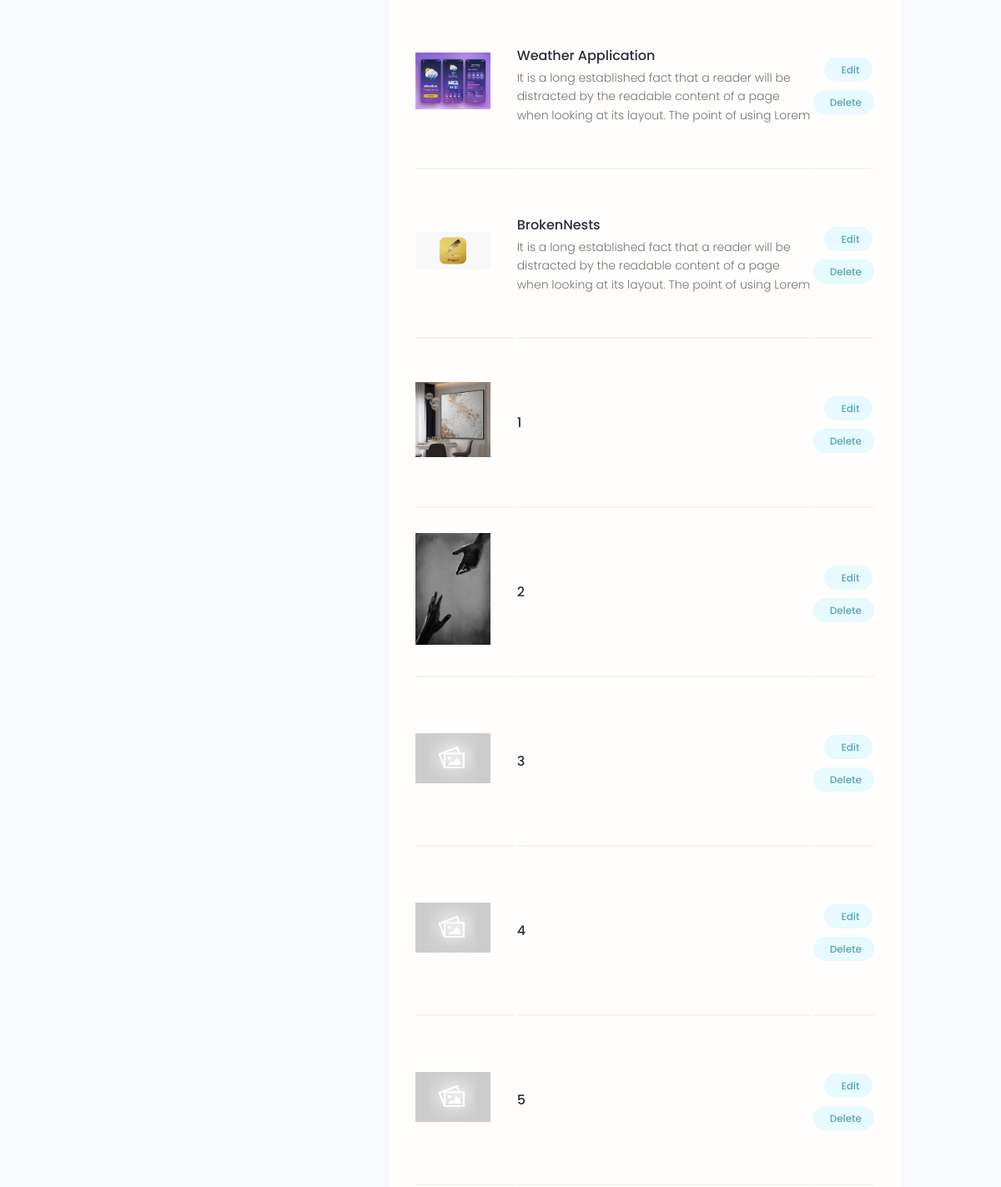
Page /account/ (signed in, middle part) on the earlier database version.
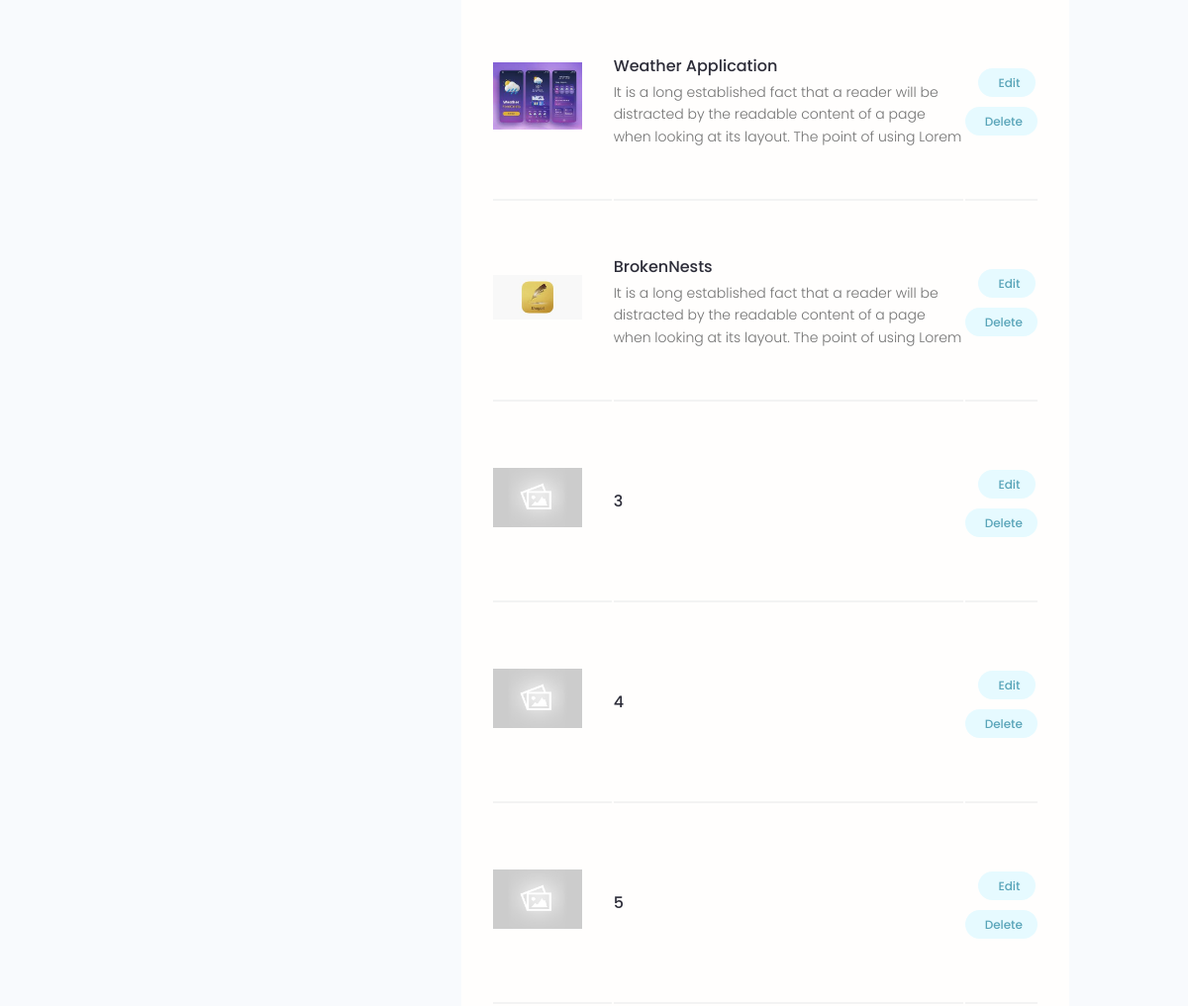
Same page on the later database version.
### projects/models.py (models this page shows, shortened)
class Project(models.Model):
    owner = models.ForeignKey(Profile, null=True, blank=True, on_delete=models.SET_NULL)
    title = models.CharField(max_length=200)
    description = models.TextField(null=True, blank=True)
    featured_image = models.ImageField(null=True, blank=True, default="default.jpg")
    demo_link = models.CharField(max_length=2000, null=True, blank=True)
    source_link = models.CharField(max_length=2000, null=True, blank=True)
    created = models.DateTimeField(auto_now_add=True)
    id = models.UUIDField(default=uuid.uuid4, unique=True, primary_key=True, editable=False)
    tags = models.ManyToManyField('Tag', blank=True)
    vote_total = models.IntegerField(default=0, null=True, blank=True)
    vote_ratio = models.IntegerField(default=0, null=True, blank=True)
    class Meta:
        ordering = ['created']

### users/views.py (the view)
# urls.py: path('account/', userAccount, name = 'account'),
@login_required(login_url='login')
def userAccount(request):
    profile = request.user.profile
    skills = profile.skill_set.all()
    projects = profile.project_set.all()
    context = {'profile':profile, 'skills':skills, 'projects':projects}
    return render(request, 'users/account.html', context)

### users/templates/users/account.html (shortened to what this page needs)
{% extends 'main.html' %}
{% block content %}
<main class="settingsPage profile my-md">
  <div class="container">
    <div class="layout">
      <div class="column column--1of3">
      </div>
      <div class="column column--2of3">
        <table class="settings__table">
          {% for project in projects %}
          <tr>
            <td class="settings__thumbnail">
              <a href="{% url 'single-project' project.id %}"><img src="{{project.featured_image.url}}" alt="Project Thumbnail" /></a>
            </td>
            <td class="settings__tableInfo">
              <a href="{% url 'single-project' project.id %}">{{project.title}}</a>
              <p>{{project.description|slice:"150"}}</p>
            </td>
            <td class="settings__tableActions">
              <a class="tag tag--pill tag--main settings__btn" href="{% url 'update-project' project.id %}"> Edit</a>
              <a class="tag tag--pill tag--main settings__btn"
                href="{% url 'delete-project'  project.id %}?next=/account">
                Delete</a>
            </td>
          </tr>
          {% endfor %}
        </table>
      </div>
    </div>
  </div>
</main>
{% endblock %}

Differences in the rows shown:
removed Project: featured_image (picture), title "1"
removed Project: featured_image (picture), title "2"
